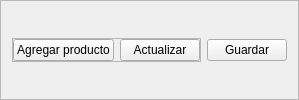
            <widget class="QFrame" name="contenedorModal_formulario_inferior">
             <property name="frameShape">
              <enum>QFrame::Shape::StyledPanel</enum>
             </property>
             <property name="frameShadow">
              <enum>QFrame::Shadow::Raised</enum>
             </property>
             <layout class="QGridLayout" name="gridLayout_7">
              <item row="0" column="0" alignment="Qt::AlignmentFlag::AlignLeft">
               <widget class="QFrame" name="contenedorModal_botones">
                <property name="frameShape">
                 <enum>QFrame::Shape::StyledPanel</enum>
                </property>
                <property name="frameShadow">
                 <enum>QFrame::Shadow::Raised</enum>
                </property>
                <layout class="QHBoxLayout" name="horizontalLayout_6">
                 <property name="leftMargin">
                  <number>0</number>
                 </property>
                 <property name="topMargin">
                  <number>0</number>
                 </property>
                 <property name="rightMargin">
                  <number>0</number>
                 </property>
                 <property name="bottomMargin">
                  <number>0</number>
                 </property>
                 <item>
                  <widget class="QPushButton" name="btn_btn_addProduct_agregar_producto">
                   <property name="cursor">
                    <cursorShape>PointingHandCursor</cursorShape>
                   </property>
                   <property name="text">
                    <string>Agregar producto</string>
                   </property>
                  </widget>
                 </item>
                 <item>
                  <widget class="QPushButton" name="btn_btn_addProduct_actualizar_producto">
                   <property name="cursor">
                    <cursorShape>PointingHandCursor</cursorShape>
                   </property>
                   <property name="text">
                    <string>Actualizar</string>
                   </property>
                  </widget>
                 </item>
                </layout>
               </widget>
              </item>
              <item row="0" column="1" alignment="Qt::AlignmentFlag::AlignRight">
               <widget class="QPushButton" name="btn_btn_addProduct_guardar_producto">
                <property name="cursor">
                 <cursorShape>PointingHandCursor</cursorShape>
                </property>
                <property name="text">
                 <string>Guardar</string>
                </property>
               </widget>
              </item>
             </layout>
            </widget>
